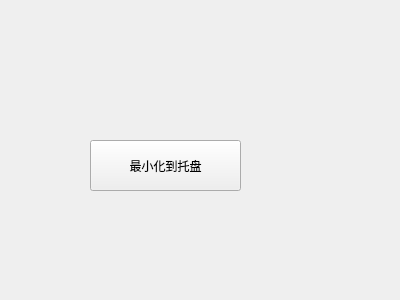
<?xml version="1.0" encoding="UTF-8"?>
<ui version="4.0">
 <class>Widget</class>
 <widget class="QWidget" name="Widget">
  <property name="geometry">
   <rect>
    <x>0</x>
    <y>0</y>
    <width>400</width>
    <height>300</height>
   </rect>
  </property>
  <property name="windowTitle">
   <string>Widget</string>
  </property>
  <widget class="QPushButton" name="pushButton">
   <property name="geometry">
    <rect>
     <x>90</x>
     <y>140</y>
     <width>151</width>
     <height>51</height>
    </rect>
   </property>
   <property name="text">
    <string>最小化到托盘</string>
   </property>
  </widget>
 </widget>
 <layoutdefault spacing="6" margin="11"/>
 <resources/>
 <connections/>
</ui>
